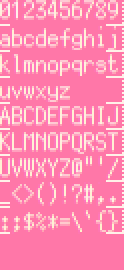
#> input picture app1vana/images/alpha/PixelMplus10_white_pink_r1.png, 62 x 135 px (shown 2 times larger)
$ python png_convert.py ../../app1vana/images/alpha/PixelMplus10_white_pink_r1.png out.png
#> lines starting #> are read from the running program, lines starting #| are printed output that depends on the picture
### common/png_convert/convert16.py
from PIL import Image, ImageCms
import ciede2000

class Convert16:
    debug = 0

    acolor = {
      "black":      (  0,  0,  0),
      "darkblue":   ( 29, 43, 83),
      "darkpurple": (126, 37, 83),
      "darkgreen":  (  0,135, 81),
      "brown":      (171, 82, 54),
      "darkgray":   ( 95, 87, 79),
      "lightgray":  (194,195,199),
      "white":      (255,241,232),
      "red":        (255,  0, 77),
      "orange":     (255,163,  0),
      "yellow":     (255,236, 39),
      "green":      (  0,228, 54),
      "blue":       ( 41,173,255),
      "indigo":     (131,118,156),
      "pink":       (255,119,168),
      "peach":      (255,204,170)
    }

    def __init__(self, infile):
      self.infile = infile
      self.converted = {}
      self.debug  = 1

    # [17 lines left out: functions getpix, show, not called in this run]

    def convert(self, outfile):
#> called with outfile = 'out.png'
      img = Image.open(self.infile)
#> img is the input picture: PIL image 62x135 RGBA; mean R, G, B, A 255, 140.8, 179.4, 255

      if img.mode != "RGB":
        img = img.convert("RGB")
#> img: PIL image 62x135 RGB

      # [8 lines of commented-out code are left out]

      width, height = img.size
#> width = 62; height = 135

      count = 0
      output = Image.new("RGB", (width, height))
#> output: PIL image 62x135 RGB; every value is 0
      for x in range(width):
        for y in range(height):
          count += 1
          rgb1    = img.getpixel((x, y))
          lab1    = ciede2000.rgb2lab(rgb1)
          pattern = "_".join(map(str,rgb1))

          if(pattern in self.converted):
            # same pattern
            output.putpixel((x,y), Convert16.acolor[self.converted[pattern]])
          else:
            results = []
            for k in Convert16.acolor:
              rgb2 = Convert16.acolor[k]
              lab2 = ciede2000.rgb2lab(rgb2)
              result = ciede2000.ciede2000(lab1, lab2)
              results.append({ "color": k, "result": result })
              if self.debug == 1:
                print("rgb1: %s, rgb2: %s : %s" % (rgb1, rgb2, result))

            results.sort(key=lambda x: x["result"])
            if self.debug == 1 and results[0]["color"] != "white":
              print(results[0])

            pattern = "_".join(map(str,rgb1))
            self.converted[pattern] = results[0]["color"]

            output.putpixel((x, y), Convert16.acolor[results[0]["color"]])
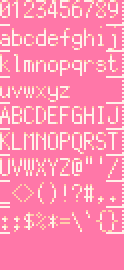
#> output: PIL image 62x135 RGB (shown 2 times larger); mean R, G, B 255, 138.9, 176.4

          #print("%d," % (count), end="")

      output.save(outfile, "PNG")

### common/png_convert/ciede2000.py
# Copyright (c) 2017, JAMES MASON
# All rights reserved.
#
# Redistribution and use in source and binary forms, with or without
# modification, are permitted provided that the following conditions are met:
#     * Redistributions of source code must retain the above copyright
#       notice, this list of conditions and the following disclaimer.
#     * Redistributions in binary form must reproduce the above copyright
#       notice, this list of conditions and the following disclaimer in the
#       documentation and/or other materials provided with the distribution.
#     * Neither the name of the author nor the
#       names of its contributors may be used to endorse or promote products
#       derived from this software without specific prior written permission.
#
# THIS SOFTWARE IS PROVIDED BY THE COPYRIGHT HOLDERS AND CONTRIBUTORS "AS IS" AND
# ANY EXPRESS OR IMPLIED WARRANTIES, INCLUDING, BUT NOT LIMITED TO, THE IMPLIED
# WARRANTIES OF MERCHANTABILITY AND FITNESS FOR A PARTICULAR PURPOSE ARE
# DISCLAIMED. IN NO EVENT SHALL JAMES MASON BE LIABLE FOR ANY
# DIRECT, INDIRECT, INCIDENTAL, SPECIAL, EXEMPLARY, OR CONSEQUENTIAL DAMAGES
# (INCLUDING, BUT NOT LIMITED TO, PROCUREMENT OF SUBSTITUTE GOODS OR SERVICES;
# LOSS OF USE, DATA, OR PROFITS; OR BUSINESS INTERRUPTION) HOWEVER CAUSED AND
# ON ANY THEORY OF LIABILITY, WHETHER IN CONTRACT, STRICT LIABILITY, OR TORT
# (INCLUDING NEGLIGENCE OR OTHERWISE) ARISING IN ANY WAY OUT OF THE USE OF THIS
# SOFTWARE, EVEN IF ADVISED OF THE POSSIBILITY OF SUCH DAMAGE.

import numpy as np

# Converts RGB pixel array to XYZ format.
# Implementation derived from http://www.easyrgb.com/en/math.php
def rgb2xyz(rgb):
    def format(c):
        c = c / 255.
        if c > 0.04045: c = ((c + 0.055) / 1.055) ** 2.4
        else: c = c / 12.92
        return c * 100
    rgb = list(map(format, rgb))
    xyz = [None, None, None]
    xyz[0] = rgb[0] * 0.4124 + rgb[1] * 0.3576 + rgb[2] * 0.1805
    xyz[1] = rgb[0] * 0.2126 + rgb[1] * 0.7152 + rgb[2] * 0.0722
    xyz[2] = rgb[0] * 0.0193 + rgb[1] * 0.1192 + rgb[2] * 0.9505
    return xyz

# Converts XYZ pixel array to LAB format.
# Implementation derived from http://www.easyrgb.com/en/math.php
def xyz2lab(xyz):
    def format(c):
        if c > 0.008856: c = c ** (1. / 3.)
        else: c = (7.787 * c) + (16. / 116.)
        return c
    xyz[0] = xyz[0] / 95.047
    xyz[1] = xyz[1] / 100.00
    xyz[2] = xyz[2] / 108.883
    xyz = list(map(format, xyz))
    lab = [None, None, None]
    lab[0] = (116. * xyz[1]) - 16.
    lab[1] = 500. * (xyz[0] - xyz[1])
    lab[2] = 200. * (xyz[1] - xyz[2])
    return lab

# Converts RGB pixel array into LAB format.
def rgb2lab(rgb):
    return xyz2lab(rgb2xyz(rgb))

# Returns CIEDE2000 comparison results of two LAB formatted colors.
# Translated from CIEDE2000 implementation in https://github.com/markusn/color-diff
def ciede2000(lab1, lab2):
    def degrees(n): return n * (180. / np.pi)
    def radians(n): return n * (np.pi / 180.)
    def hpf(x, y):
        if x == 0 and y == 0: return 0
        else:
            tmphp = degrees(np.arctan2(x, y))
            if tmphp >= 0: return tmphp
            else: return tmphp + 360.
        return None
    def dhpf(c1, c2, h1p, h2p):
        if c1 * c2 == 0: return 0
        elif np.abs(h2p - h1p) <= 180: return h2p - h1p
        elif h2p - h1p > 180: return (h2p - h1p) - 360.
        elif h2p - h1p < 180: return (h2p - h1p) + 360.
        else: return None
    def ahpf(c1, c2, h1p, h2p):
        if c1 * c2 == 0: return h1p + h2p
        elif np.abs(h1p - h2p) <= 180: return (h1p + h2p) / 2.
        elif np.abs(h1p - h2p) > 180 and h1p + h2p < 360: return (h1p + h2p + 360.) / 2.
        elif np.abs(h1p - h2p) > 180 and h1p + h2p >= 360: return (h1p + h2p - 360.) / 2.
        return None
    L1 = lab1[0]
    A1 = lab1[1]
    B1 = lab1[2]
    L2 = lab2[0]
    A2 = lab2[1]
    B2 = lab2[2]
    kL = 1
    kC = 1
    kH = 1
    C1 = np.sqrt((A1 ** 2.) + (B1 ** 2.))
    C2 = np.sqrt((A2 ** 2.) + (B2 ** 2.))
    aC1C2 = (C1 + C2) / 2.
    G = 0.5 * (1. - np.sqrt((aC1C2 ** 7.) / ((aC1C2 ** 7.) + (25. ** 7.))))
    a1P = (1. + G) * A1
    a2P = (1. + G) * A2
    c1P = np.sqrt((a1P ** 2.) + (B1 ** 2.))
    c2P = np.sqrt((a2P ** 2.) + (B2 ** 2.))
    h1P = hpf(B1, a1P)
    h2P = hpf(B2, a2P)
    dLP = L2 - L1
    dCP = c2P - c1P
    dhP = dhpf(C1, C2, h1P, h2P)
    dHP = 2. * np.sqrt(c1P * c2P) * np.sin(radians(dhP) / 2.)
    aL = (L1 + L2) / 2.
    aCP = (c1P + c2P) / 2.
    aHP = ahpf(C1, C2, h1P, h2P)
    T = 1. - 0.17 * np.cos(radians(aHP - 39)) + 0.24 * np.cos(radians(2. * aHP)) + 0.32 * np.cos(radians(3. * aHP + 6.)) - 0.2 * np.cos(radians(4. * aHP - 63.))
    dRO = 30. * np.exp(-1. * (((aHP - 275.) / 25.) ** 2.))
    rC = np.sqrt((aCP ** 7.) / ((aCP ** 7.) + (25. ** 7.)))
    sL = 1. + ((0.015 * ((aL - 50.) ** 2.)) / np.sqrt(20. + ((aL - 50.) ** 2.)))
    sC = 1. + 0.045 * aCP
    sH = 1. + 0.015 * aCP * T
    rT = -2. * rC * np.sin(radians(2. * dRO))
    return np.sqrt(((dLP / (sL * kL)) ** 2.) + ((dCP / (sC * kC)) ** 2.) + ((dHP / (sH * kH)) ** 2.) + rT * (dCP / (sC * kC)) * (dHP / (sH * kH)))

### common/png_convert/png_convert.py
import os
import sys
import convert16

import time


start = time.time()

if(len(sys.argv) > 1):
    infile = sys.argv[1]
    if(len(sys.argv) > 2):
        outfile = sys.argv[2]
    else:
        outfile = infile
    if os.path.exists(infile):
        cnv = convert16.Convert16(infile)
        cnv.convert(outfile)
    else:
        print("file not found: " + infile)
else:
    print("invalid arguments.")
    print("ex: " + sys.argv[0] + " <infile> <outfile>")


print("start: ", start)
end = time.time()
print("  end: ", end)
print(end - start)
